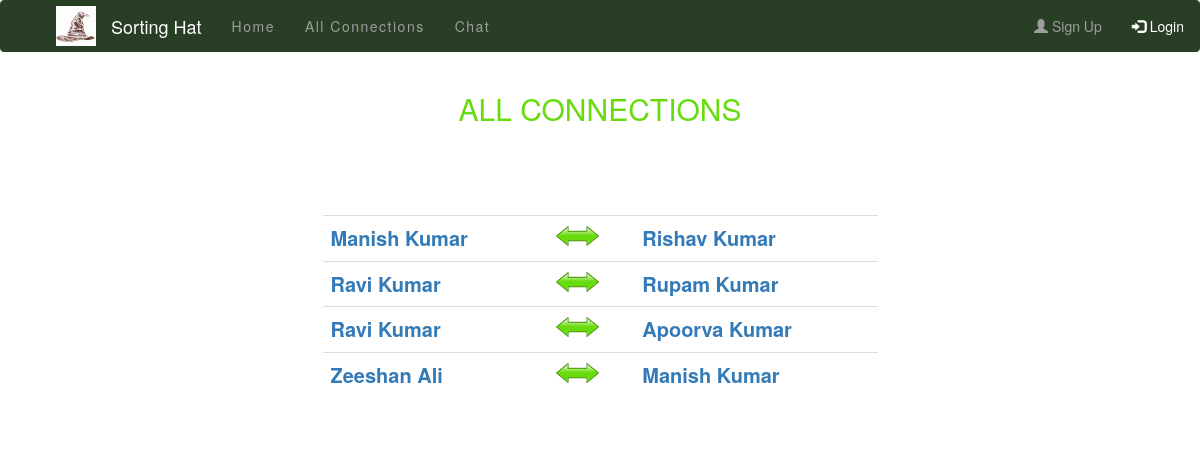
/AllConnections.php, run on the app's committed database.
### tables this page shows
CREATE TABLE `partner` (
  `id` int(11) NOT NULL,
  `myemail` varchar(255) NOT NULL,
  `partner` varchar(255) NOT NULL,
  `request` varchar(255) NOT NULL
);

CREATE TABLE `user` (
  `id` int(11) NOT NULL,
  `name` varchar(255) NOT NULL,
  `email` varchar(255) NOT NULL,
  `password` varchar(255) NOT NULL,
  `gender` varchar(255) NOT NULL,
  `contact` varchar(255) NOT NULL,
  `department` varchar(255) NOT NULL,
  `interest` varchar(255) NOT NULL,
  `rating` varchar(255) NOT NULL,
  `im` varchar(255) NOT NULL
);

### AllConnections.php (the view, shortened to what this page needs)
<!DOCTYPE html>
<html>
<head>
  <link rel="stylesheet" href="https://maxcdn.bootstrapcdn.com/bootstrap/3.3.7/css/bootstrap.min.css">
</head>
<body>
	<?php include("nav.php"); ?>
	<div class="container">
	<div class="row">
    <div class="col-sm-3"></div>
    <div class="col-sm-6">
      <center>
        <h2 style="color:#68DB0C ">ALL CONNECTIONS</h2>
        </center>
          <table class="table">
        <?php
          include('connect.php');
          $sql=$con->query("select * from partner where request='1'");
          if($sql->num_rows > 0)
            while ($data=$sql->fetch_array()) {
              $e=$data['myemail'];
         $sqli=$con->query("select * from user where email='$e'");
       $mya=$sqli->fetch_array();
        $em=$data['partner'];
         $sqlii=$con->query("select * from user where email='$em'");
       $my=$sqlii->fetch_array();
         ?>
          <tr>
            <td><font style="font-size: 20px; color: #FF2A55; "><b><a href="Publicprofile.php?email=<?php echo $e; ?>"><?php echo $mya['name'] ?></a></b></font></td>
            <td><img src="connection.jpg" style="height: 20px; width: auto;"></td>
            <td><font style="font-size: 20px; color: #002AFF;"><b><a href="Publicprofile.php?email=<?php echo $em; ?>"><?php echo $my['name'] ?></a></b></font></td>
          </tr>
       <br>
        <?php } ?>
 </table>
    </div>
    <div class="col-sm-3"></div>
 	 </div>
 	 <br>
	</div>
</body>
</html>

### data on the page
partner: user.name "Manish Kumar", user.name "Rishav Kumar"
partner: user.name "Ravi Kumar", user.name "Rupam Kumar"
partner: user.name "Ravi Kumar", user.name "Apoorva Kumar"
partner: user.name "Zeeshan Ali", user.name "Manish Kumar"
